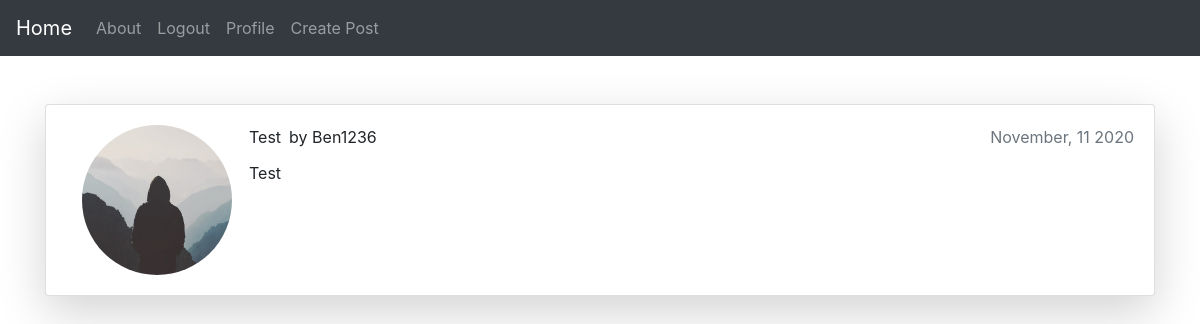
The app's page /post/5/ (signed in) with its own data.
### users/models.py (models this page shows, shortened)
class Profile(models.Model):
    user = models.OneToOneField(User,on_delete=models.CASCADE)
    image = models.ImageField(default="default.jpg",upload_to="profile_pics")

### posts/models.py (models this page shows, shortened)
class Post(models.Model):
    title = models.CharField(max_length=100)
    content = RichTextField(blank=True,null=True)
    created_at = models.DateTimeField(default=timezone.now)
    author = models.ForeignKey(User,on_delete=models.CASCADE)

### posts/views.py (the view)
# urls.py: path("post/<int:pk>/",PostDetailView.as_view(),name="post-detail"),
class PostDetailView(LoginRequiredMixin,DetailView):
    model = Post

### posts/templates/posts/post_detail.html
{% extends "posts/base.html" %}
{% block content %}
<div class="container">
    <div class="card shadow-lg rounded bg-white mt-5 mb-5">
        <div class="card-body">
        <div class="row">
        <div class="col-2">
       <img class="ml-3 img-fluid" src="{{ user.profile.image.url }}" style="border-radius: 50%;width:150px;" alt="Profile Picture">
       </div>
       <div class="col">
            <div class="card-title d-flex">{{ post.title }}
                <span class="ml-2">by {{ object.author.username }}</span>
                <span class="text-muted ml-auto">{{ object.created_at|date:"F, d Y" }}</span>
            </div>
            <div class="card-text">
                {{ object.content|safe }}
            </div>
            </div>
        </div>
    </div>
</div>
{% endblock %}

### records on screen
Post: title "Test", author.username "Ben1236", created_at "November, 11 2020", content "Test"
